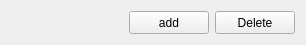
<?xml version="1.0" encoding="UTF-8"?>
<ui version="4.0">
 <class>control</class>
 <widget class="QWidget" name="control">
  <property name="geometry">
   <rect>
    <x>0</x>
    <y>0</y>
    <width>306</width>
    <height>43</height>
   </rect>
  </property>
  <property name="windowTitle">
   <string>Form</string>
  </property>
  <layout class="QHBoxLayout" name="horizontalLayout_2">
   <item>
    <layout class="QHBoxLayout" name="horizontalLayout">
     <item>
      <spacer name="horizontalSpacer">
       <property name="orientation">
        <enum>Qt::Horizontal</enum>
       </property>
       <property name="sizeHint" stdset="0">
        <size>
         <width>40</width>
         <height>20</height>
        </size>
       </property>
      </spacer>
     </item>
     <item>
      <widget class="QPushButton" name="btnAdd">
       <property name="minimumSize">
        <size>
         <width>75</width>
         <height>23</height>
        </size>
       </property>
       <property name="text">
        <string>add</string>
       </property>
      </widget>
     </item>
     <item>
      <widget class="QPushButton" name="btnDel">
       <property name="minimumSize">
        <size>
         <width>75</width>
         <height>23</height>
        </size>
       </property>
       <property name="text">
        <string>Delete</string>
       </property>
      </widget>
     </item>
    </layout>
   </item>
  </layout>
 </widget>
 <resources/>
 <connections/>
</ui>
